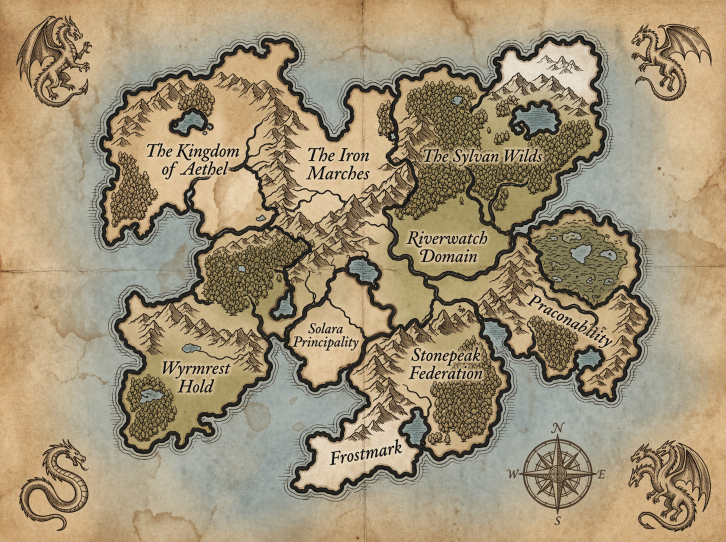
#> input picture harita 2 deneme.png, 1451 x 1084 px (shown at 1/2 size)
$ python annotate_map.py '../harita 2 deneme.png' out.png out.png
#> lines starting #> are read from the running program, lines starting #| are printed output that depends on the picture; after the words box and inside, x2 and y2 are one past the last pixel; in counts of white or black regions, pixels touching at a corner belong together
#!/usr/bin/env python3
import sys
import os
import json
import cv2
import numpy as np

def main():
    if len(sys.argv) < 2:
        print("Usage: annotate_map.py INPUT_IMAGE [OUT_IMAGE] [OUT_JSON]")
        return
    inp = sys.argv[1]
    out_img = sys.argv[2] if len(sys.argv) > 2 else "harita_annotated.png"
    out_json = sys.argv[3] if len(sys.argv) > 3 else "centers.json"

    img = cv2.imread(inp)
#> img is the input picture: shape (1084, 1451, 3); mean B, G, R 117.6, 145.9, 161.5
    if img is None:
        print(f"Failed to load image: {inp}")
        return

    orig_h, orig_w = img.shape[:2]
#> orig_h = 1084; orig_w = 1451
    scale = 1.0
    # Resize for speed if image is very large
    max_dim = 1200
    if max(orig_w, orig_h) > max_dim:
        scale = max_dim / max(orig_w, orig_h)
#> scale = 0.827
        img_small = cv2.resize(img, (0,0), fx=scale, fy=scale, interpolation=cv2.INTER_AREA)
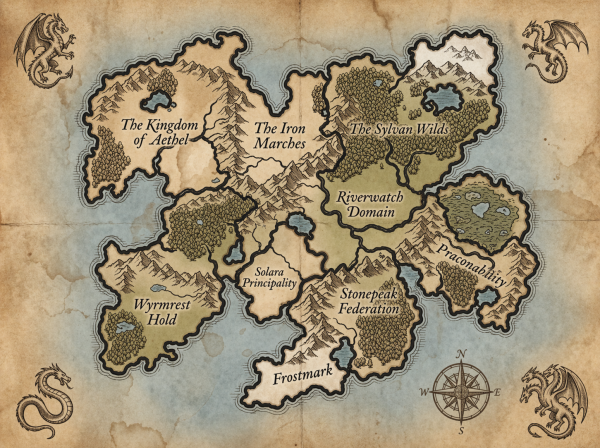
#> img_small: shape (896, 1200, 3) (shown at 1/2 size); mean B, G, R 117.6, 145.9, 161.4
    else:
        img_small = img.copy()

    h, w = img_small.shape[:2]
#> h = 896; w = 1200

    # Blur slightly and convert to data for clustering
    blur = cv2.GaussianBlur(img_small, (5,5), 0)
    data = blur.reshape((-1,3)).astype(np.float32)

    # Try clustering into 8 regions (map has ~8 kingdoms)
    K = 9
    criteria = (cv2.TERM_CRITERIA_EPS + cv2.TERM_CRITERIA_MAX_ITER, 20, 1.0)
    attempts = 5
    flags = cv2.KMEANS_PP_CENTERS
    _, labels, centers = cv2.kmeans(data, K, None, criteria, attempts, flags)
#> centers = [[128.3, 139.5, 138.4], [58.25, 79.02, 91.69], [138.1, 176.4, 201.1], [120.1, 161.3, 188.2], [100.5, 139.9, 162.5], [80.95, 108.2, 123.7], [35.08, 40.72, 43.89], [152.8, 167.3, 167.5], [162.2, 196.7, 219.5]]

    labels = labels.reshape((h, w))
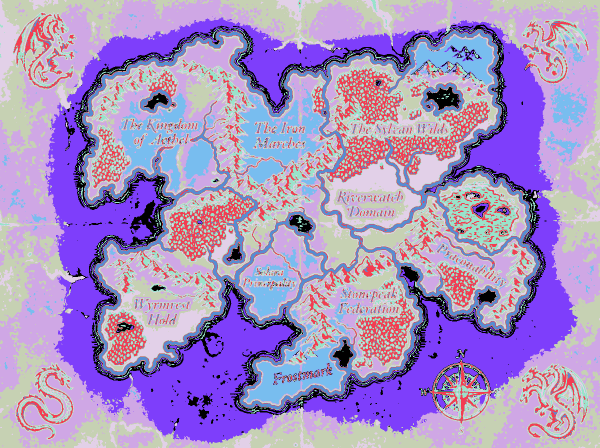
#> labels: shape (896, 1200) int32 (shown at 1/2 size); 9 distinct labels, from 0 to 8; one colour per label, 0 black

    annotated = cv2.cvtColor(img.copy(), cv2.COLOR_BGR2RGB)
    results = []

    for i in range(K):
        mask = (labels == i).astype('uint8') * 255
        # Morphology to clean mask
        kernel = np.ones((7,7), np.uint8)
        mask = cv2.morphologyEx(mask, cv2.MORPH_OPEN, kernel)
        mask = cv2.morphologyEx(mask, cv2.MORPH_CLOSE, kernel)

        contours, _ = cv2.findContours(mask, cv2.RETR_EXTERNAL, cv2.CHAIN_APPROX_SIMPLE)
        if not contours:
            continue
        # pick the largest contour
        largest = max(contours, key=cv2.contourArea)
        area = cv2.contourArea(largest)
        if area < 500:  # ignore tiny speckles
            continue

        M = cv2.moments(largest)
        if M.get('m00', 0) == 0:
            continue
        cx = int((M['m10'] / M['m00']) / scale)
        cy = int((M['m01'] / M['m00']) / scale)

        # draw marker on annotated image (BGR)
        cv2.circle(annotated, (cx, cy), 14, (255,0,0), -1)
        cv2.putText(annotated, str(len(results)+1), (cx-8, cy+6), cv2.FONT_HERSHEY_SIMPLEX, 0.8, (255,255,255), 2, cv2.LINE_AA)

        results.append({
            'id': len(results)+1,
            'cluster': int(i),
            'x': cx,
            'y': cy,
            'area_px': int(area / (scale*scale))
        })
#> this loop made 9 passes
#> (area, cx, cy) on passes 1, 3, 4, 5, 6, 8, 9: (1448, 1074, 237), (22821.5, 110, 844), (7161, 892, 1059), (4956.5, 886, 441), (1081.5, 1154, 553), (92742.5, 355, 696), (9795.5, 715, 912)
#> area on passes 2, 7: 234.5, 198.5
#> pass 1, in main, `mask = (labels == i).astype('uint8') * 255`:
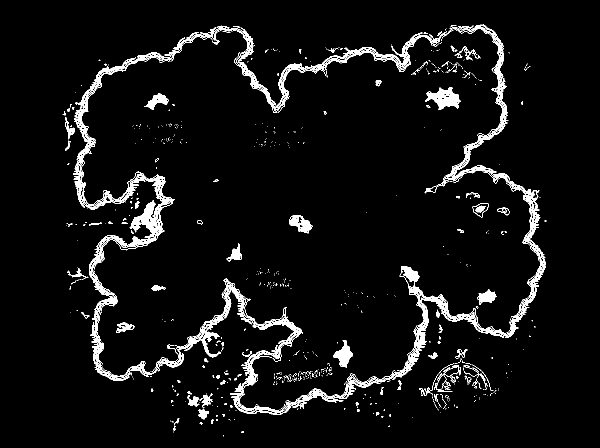
#> mask: shape (896, 1200) (shown at 1/2 size); 5.2% white; 685 white regions (586 under 20 px), largest, box (x1, y1, x2, y2) and area: (146, 49, 1092, 830) 42433, (850, 174, 922, 220) 1663, (666, 680, 706, 735) 1000
#> pass 1, in main, `mask = cv2.morphologyEx(mask, cv2.MORPH_OPEN, kernel)`:
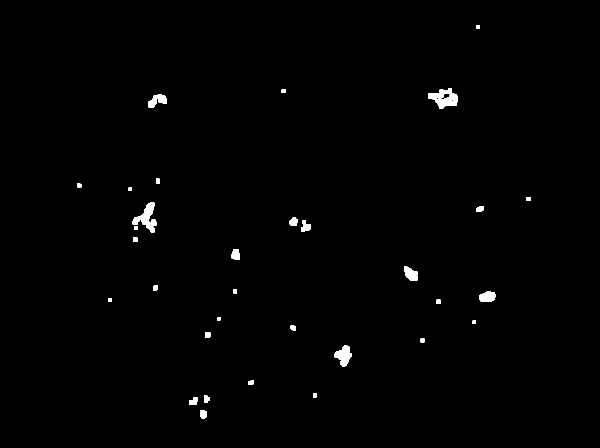
#> mask: shape (896, 1200) (shown at 1/2 size); 0.75% white; 33 white regions, largest, box (x1, y1, x2, y2) and area: (856, 176, 915, 218) 1399, (265, 404, 313, 465) 1222, (669, 691, 704, 733) 873
#> pass 2, in main, `mask = (labels == i).astype('uint8') * 255`:
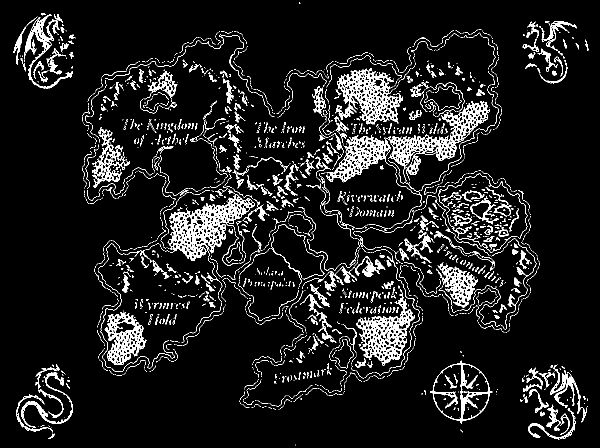
#> mask: shape (896, 1200) (shown at 1/2 size); 8.7% white; 2357 white regions (1825 under 20 px), largest, box (x1, y1, x2, y2) and area: (653, 202, 980, 367) 9663, (335, 378, 509, 522) 7052, (670, 137, 806, 249) 5781
#> after the loop:
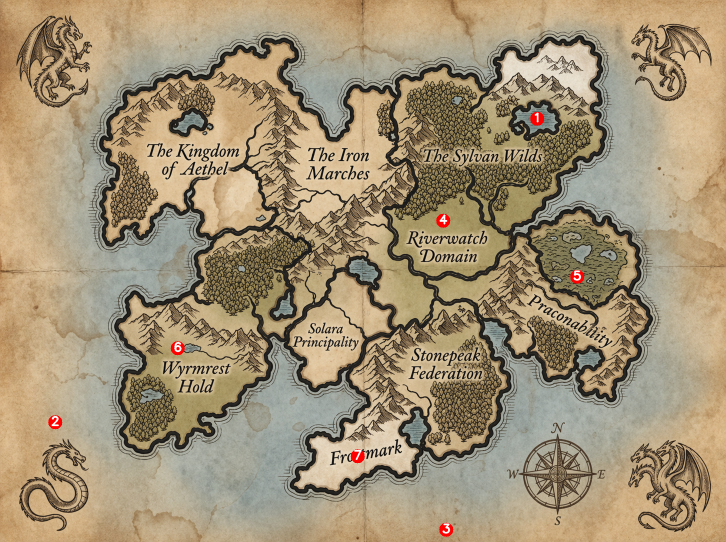
#> annotated: shape (1084, 1451, 3) (shown at 1/2 size); mean R, G, B 161.7, 145.6, 117.4
#> after the loop:
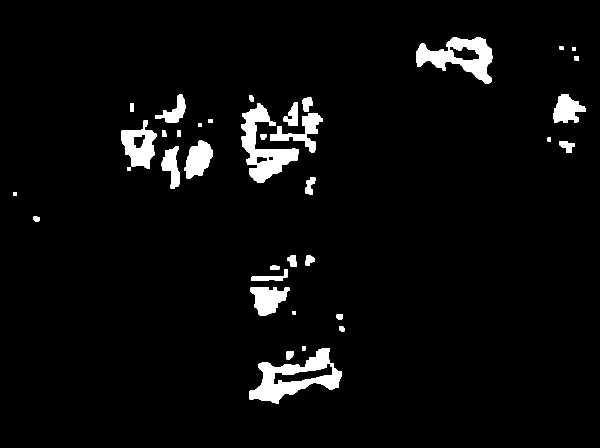
#> mask: shape (896, 1200) (shown at 1/2 size); 4.1% white; 37 white regions, largest, box (x1, y1, x2, y2) and area: (499, 696, 684, 807) 8152, (482, 207, 598, 366) 7129, (832, 74, 985, 168) 6518
#> after the loop, results = 7 items

    # Save annotated image and json
    # Convert back to BGR for saving with cv2
    annotated_bgr = cv2.cvtColor(annotated, cv2.COLOR_RGB2BGR)
    cv2.imwrite(out_img, annotated_bgr)
    with open(out_json, 'w', encoding='utf-8') as f:
        json.dump({'centers': results, 'source': os.path.basename(inp)}, f, indent=2)

    print(f"Wrote annotated image: {out_img}")
    print(f"Wrote centers JSON: {out_json}")

if __name__ == '__main__':
    main()

$ run again, on harita_backup.png
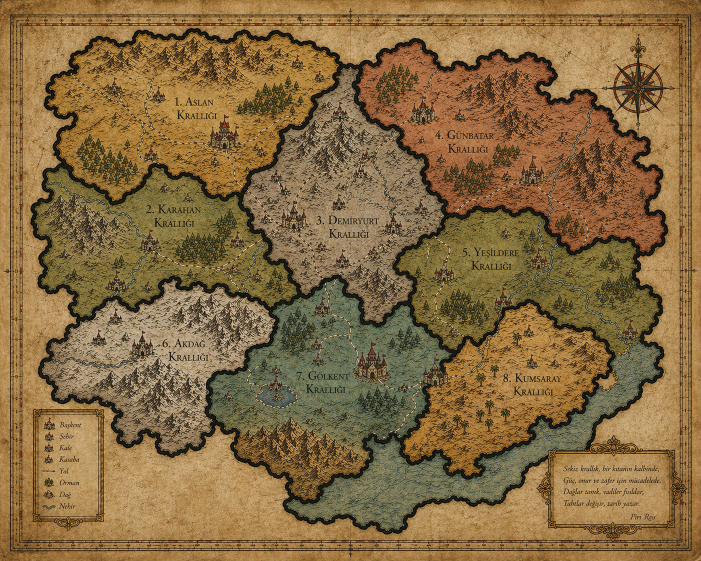
#> input picture harita_backup.png, 1402 x 1122 px (shown at 1/2 size)
#> in main, img is the input picture: shape (1122, 1402, 3); mean B, G, R 65.4, 107, 134.4
#> centers = [[47.46, 81.71, 103.4], [52.26, 99.41, 130.8], [77.09, 133.5, 173.9], [19.22, 28.22, 30.03], [102.3, 150.4, 183.5], [36.74, 61.43, 75.28], [93.54, 126, 146.7], [60.62, 113.9, 156.4], [79.63, 107.3, 110.8]]
#> the loop in main, `for i in range(K):` made 9 passes
#> (area, cx, cy) on passes 2, 3, 5, 6, 7, 8, 9: (1024, 944, 467), (2725, 414, 215), (21043, 361, 972), (528, 593, 672), (1617, 776, 332), (908, 133, 1113), (34428, 666, 744)
#> pass 1, in main, `mask = (labels == i).astype('uint8') * 255`:
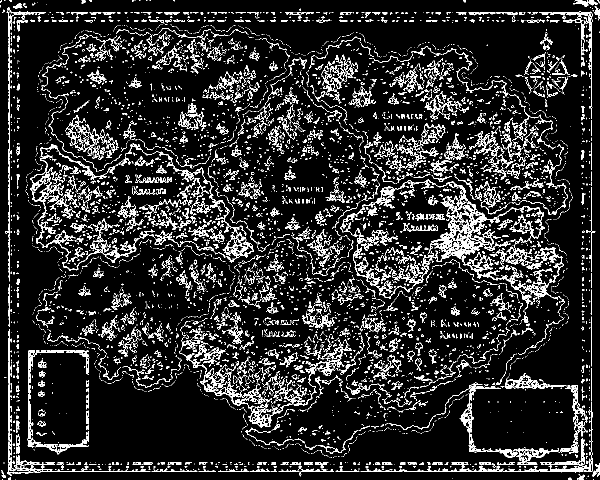
#> mask: shape (960, 1200) (shown at 1/2 size); 12.1% white in thin lines or dots
#> after the loop in main, `for i in range(K):`:
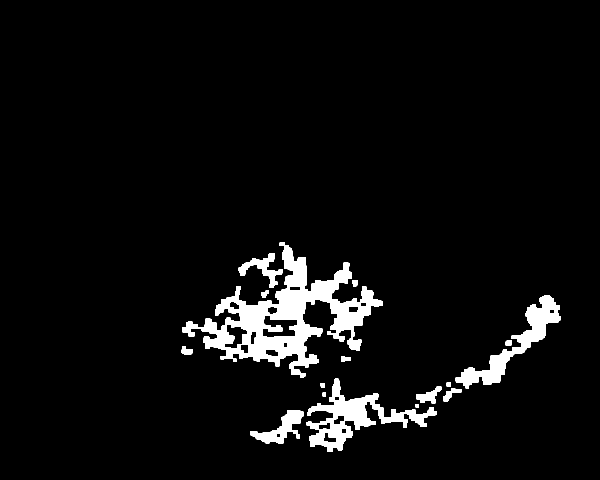
#> mask: shape (960, 1200) (shown at 1/2 size); 5% white; 16 white regions, largest, box (x1, y1, x2, y2) and area: (364, 484, 766, 756) 31283, (613, 757, 874, 904) 10436, (911, 590, 1122, 777) 8444
#> after the loop in main, `for i in range(K):`: results = 7 items
